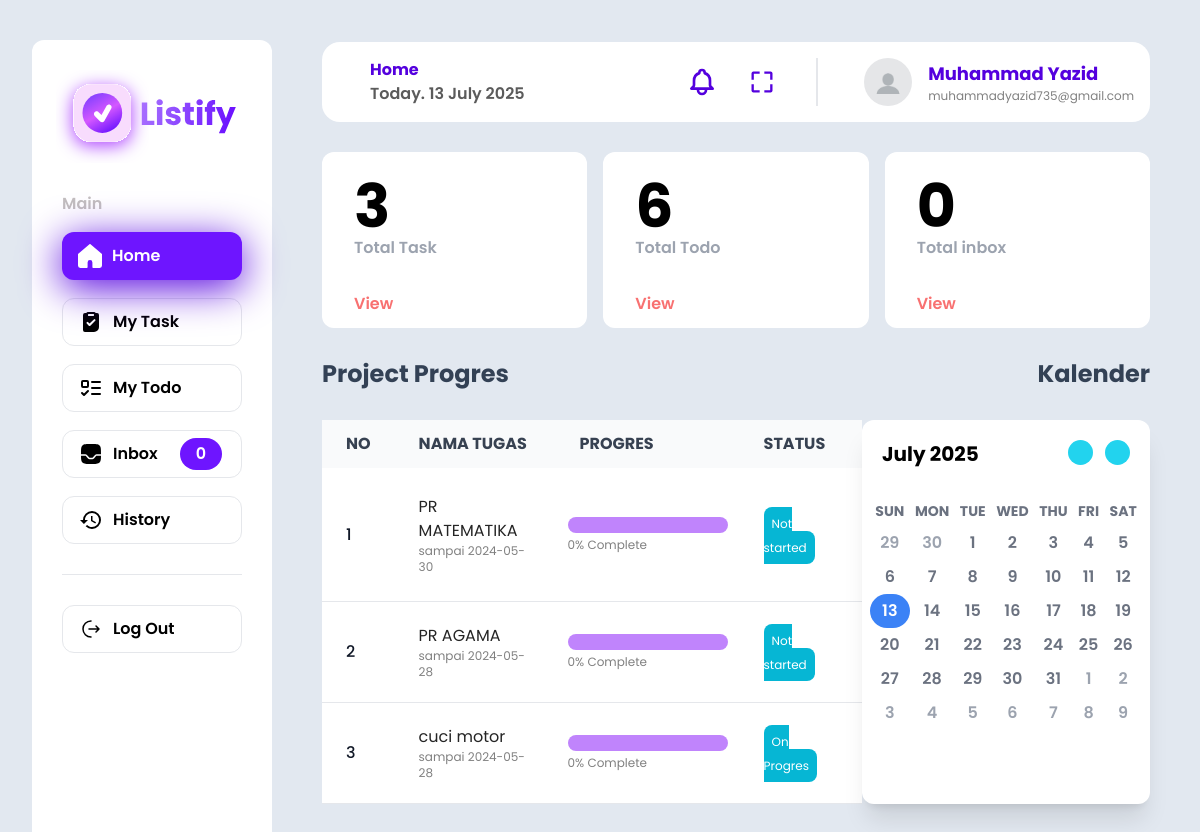
The app's page /home.php (signed in) with its own data.
### tables this page shows
CREATE TABLE `task_manager` (
  `id` int(11) NOT NULL,
  `task_name` varchar(255) NOT NULL,
  `start_time` date NOT NULL,
  `end_time` date NOT NULL,
  `status` varchar(50) NOT NULL,
  `description` text NOT NULL,
  `user_id` int(11) NOT NULL,
  `created_at` timestamp NOT NULL DEFAULT current_timestamp()
);

### src/home.php (the view, shortened to what the rows shown need)
<?php
include 'koneksi.php';
$user_id = $_SESSION['user_id'];
$currentDate = date("Y-m-d");
$queryTaskManagerCount = "
    SELECT
        COUNT(*) AS notification_count
    FROM
        task_manager
    WHERE
        user_id = '$user_id' AND
        status IN ('Not Started', 'On Progres')
        AND DATEDIFF(end_time, '$currentDate') IN (-1, 0, 1, 2, 3)
";
$resultTaskManagerCount = mysqli_query($conn, $queryTaskManagerCount);
$notificationCountTaskManager = 0;
if ($resultTaskManagerCount) {
    $row = mysqli_fetch_assoc($resultTaskManagerCount);
    $notificationCountTaskManager = $row['notification_count'];
} else {
    echo "Error: " . $queryTaskManagerCount . "<br>" . mysqli_error($conn);
}
$queryTaskCount = "
    SELECT
        COUNT(*) AS notification_count
    FROM
        task
    WHERE
        user_id = '$user_id' AND
        DATE(tanggal) = '$currentDate'
";
$resultTaskCount = mysqli_query($conn, $queryTaskCount);
$notificationCountTask = 0;
if ($resultTaskCount) {
    $row = mysqli_fetch_assoc($resultTaskCount);
    $notificationCountTask = $row['notification_count'];
} else {
    echo "Error: " . $queryTaskCount . "<br>" . mysqli_error($conn);
}
$notificationCount = $notificationCountTaskManager + $notificationCountTask;
function getTotalTasks($conn, $user_id) {
    $query = "SELECT COUNT(*) AS total_tasks FROM task_manager WHERE user_id = $user_id";
    $result = mysqli_query($conn, $query);
    if ($result) {
        $row = mysqli_fetch_assoc($result);
        return $row['total_tasks'];
    } else {
        return 0;
    }
}
function getTotalTodo($conn, $user_id) {
    $query = "SELECT COUNT(*) AS total_todo FROM task WHERE user_id = $user_id";
    $result = mysqli_query($conn, $query);
    if ($result) {
        $row = mysqli_fetch_assoc($result);
        return $row['total_todo'];
    } else {
        return 0;
    }
}
function getTasks($conn, $user_id) {
    $tasks = array();
    $query = "SELECT * FROM task_manager WHERE user_id = $user_id";
    $result = mysqli_query($conn, $query);
    if ($result) {
        while ($row = mysqli_fetch_assoc($result)) {
            $tasks[] = $row;
        }
    }
    return $tasks;
}
$tasks = getTasks($conn, $user_id);
?>
<!DOCTYPE html>
<html lang="en">
<head>
    <link rel="stylesheet" href="https://cdnjs.cloudflare.com/ajax/libs/animate.css/4.1.1/animate.min.css"/>
    <link rel='stylesheet' href='https://cdnjs.cloudflare.com/ajax/libs/tailwindcss/1.8.12/tailwind-experimental.min.css'>
    <link rel="stylesheet" href="../src/output.css" />
</head>
<body class="font-[Poppins] bg-slate-200">
    <section class="flex ">
        <div id="Content"
        class="flex flex-col bg-taskia-background-grey rounded-l-[60px] w-full max-h-screen overflow-y-scroll p-[50px] gap-[30px]">
            <div class="dashboard-nav bg-white flex justify-between items-center w-full -mt-2 p-4 rounded-[18px] animate__animated animate__fadeIn">
                <div class=" flex flex-col  ml-8">
                <h1 class="text-left font-bold text-[#5400DE]">Home</h1>
                </div>
            </div>
            <div class="flex flex-col gap-[30px]">
                <div class="flex flex-col gap-6" id="taskWrapper">
                    <div class="flex justify-between gap-4  ">
                        <div class="bg-white w-72 h-44 rounded-xl animate__animated animate__fadeIn ">
                            <div class="px-8 py-6">
                                <h1 class="text-6xl font-bold"><?php echo getTotalTasks($conn, $user_id); ?></h1>
                            </div>
                        </div>
                        <div class="bg-white w-72 h-44 rounded-xl animate__animated animate__fadeIn z-0">
                            <div class="px-8 py-6">
                                <h1 class="text-6xl font-bold"><?php echo getTotalTodo($conn, $user_id); ?></h1>
                            </div>
                        </div>
                        <div class="bg-white w-72 h-44 rounded-xl animate__animated animate__fadeIn ">
                            <div class="px-8 py-6">
                                <h1 class="text-6xl font-bold"><?php echo $notificationCount; ?></h1>
                            </div>
                        </div>
                    </div>
                </div>
            </div>
            <div class="flex flex-col gap-[30px]">
                <div class="content-header flex justify-between items-center">
                    <div class="flex gap-3 items-center">
                        <h1 class="font-bold text-2xl text-slate-700 animate__animated animate__fadeIn">Project Progres</h1>
                    </div>
                    <div>
                        <h1 class="font-bold text-2xl text-slate-700 animate__animated animate__fadeIn">Kalender</h1>
                    </div>
                </div>
            </div>
            <div class="flex flex-col gap-[20px]">
                <div class="content-header flex justify-between">
                    <table class="w-[600px] text-left  text-gray-500  rounded-lg animate__animated animate__fadeIn">
                        <thead class="text-base text-gray-700 uppercase bg-gray-50 ">
                            <tr>
                                <th scope="col" class="px-6 py-3">No</th>
                                <th scope="col" class="px-6 py-3">Nama Tugas</th>
                                <th scope="col" class="px-6 py-3">Progres</th>
                                <th scope="col" class="px-6 py-3">Status</th>
                            </tr>
                        </thead>
                        <tbody>
                        <?php foreach ($tasks as $index => $task) : ?>
                            <tr class="bg-white border-b  hover:bg-gray-50 ">
                                <th class="px-6 py-2 font-medium text-gray-900 whitespace-nowrap "><?= $index + 1 ?></th>
                                <td class="px-6 py-2 ">
                                    <span class="text-base text-[#252525]"><?= $task['task_name'] ?></span>
                                    <p class="text-xs text-[#808080]">sampai <?= $task['end_time'] ?></p>
                                </td>
                                <td class="px-3 py-2">
                                    <div id="progressBar<?= $task['id'] ?>" class="w-40 bg-purple-400 p-2 rounded-xl">
                                    </div>
                                    <p id="progressText<?= $task['id'] ?>" class="text-xs mt-1 text-[#808080]">0% Complete</p>
                                </td>
                                <td class="px-6 py-2 "><span class="bg-cyan-500 px-2 py-2 rounded-lg text-white p-1 text-xs w-15"><?= $task['status'] ?></span></td>
                            </tr>
                            <?php endforeach; ?>
                        </tbody>
                    </table>
                    <div class="w-80 h-96 bg-white rounded-xl shadow-xl animate__animated animate__fadeIn">
                        <div class="flex justify-between p-5">
                            <h1 class="font-bold text-xl"> <?php echo date('F Y'); ?></h1>
                        </div>
                        <div class="p-2">
                            <table class="w-full text-sm text-gray-500 " cellpadding="5px">
                                <thead>
                                    <th class="font-bold ">SUN</th>
                                    <th class="font-bold ">MON</th>
                                    <th class="font-bold ">TUE</th>
                                    <th class="font-bold ">WED</th>
                                    <th class="font-bold ">THU</th>
                                    <th class="font-bold ">FRI</th>
                                    <th class="font-bold ">SAT</th>
                                </thead>
                            </table>
                        </div>
                    </div>
                </div>
            </div>
        </div>
    </section>
</body>
</html>

### records on screen
task_manager: task_name "PR MATEMATIKA", end_time "2024-05-30", status "Not started"
task_manager: task_name "PR AGAMA", end_time "2024-05-28", status "Not started"
task_manager: task_name "cuci motor", end_time "2024-05-28", status "On Progres"

### other values on screen
$notificationCount "0"
$userName "Muhammad Yazid"
$userEmail "muhammadyazid735@gmail.com"
getTotalTasks($conn, $user_id) "3"
getTotalTodo($conn, $user_id) "6"
$next_month_day "1"
$next_month_day "2"
$next_month_day "3"
$next_month_day "4"
$next_month_day "5"
$next_month_day "6"
$next_month_day "7"
$next_month_day "8"
$next_month_day "9"
